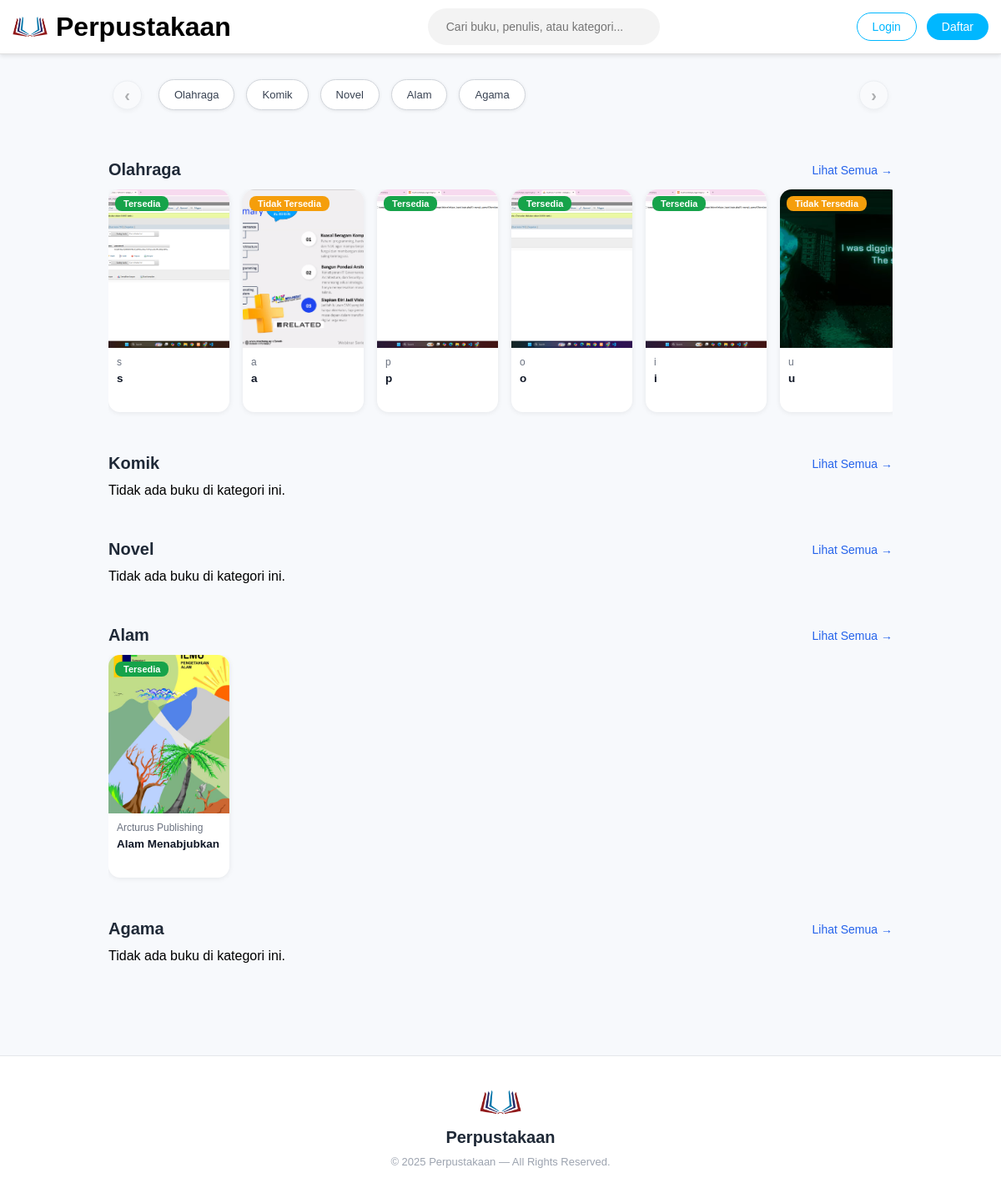
The app's page /public/dashboard_guest.php, older data.
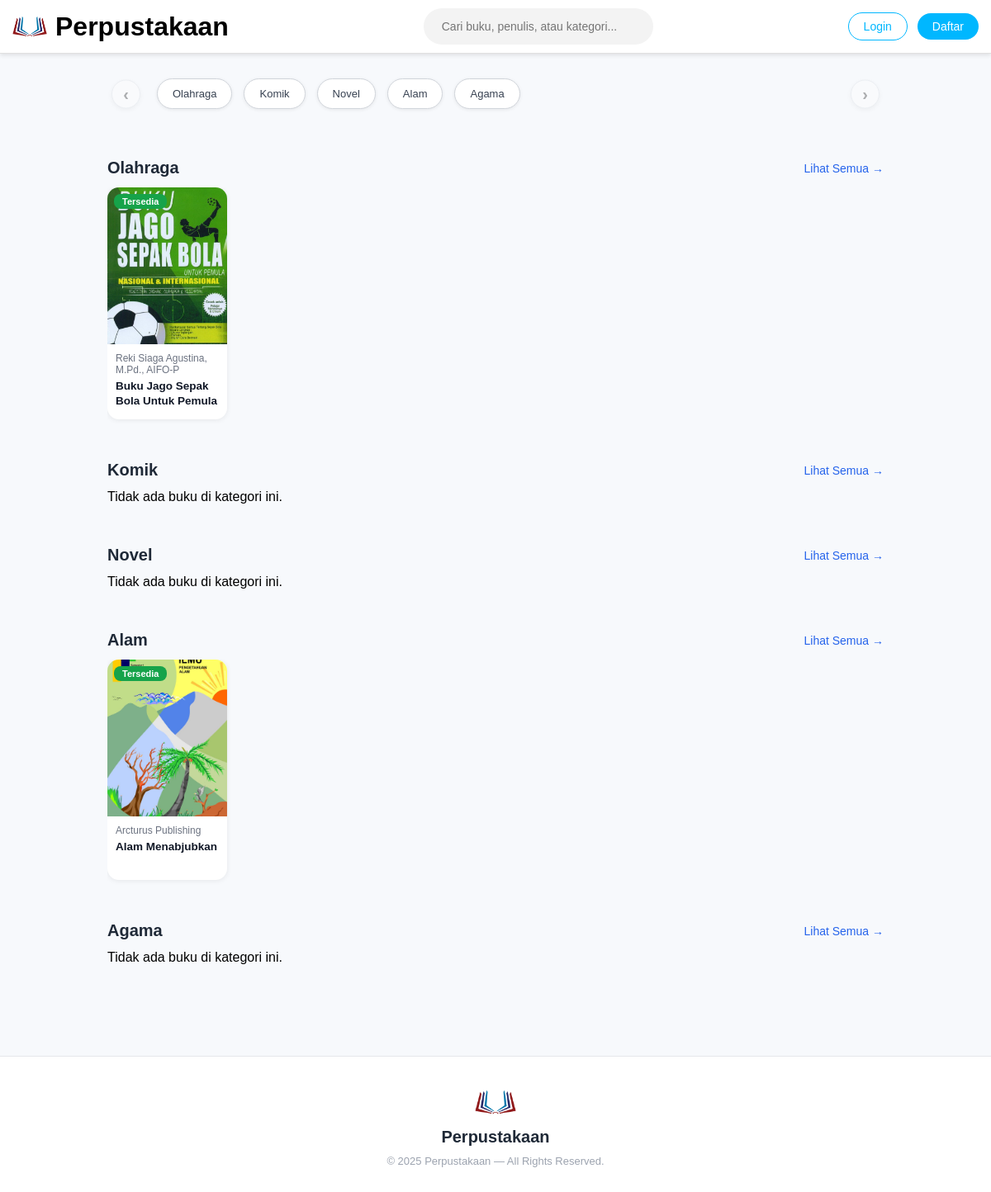
The same page, newer data.
### tables this page shows
CREATE TABLE `categories` (
  `id` int(11) NOT NULL,
  `name` varchar(100) NOT NULL
);

CREATE TABLE `books` (
  `id` int(11) NOT NULL,
  `cover` varchar(255) NOT NULL,
  `title` varchar(255) DEFAULT NULL,
  `author` varchar(100) DEFAULT NULL,
  `publisher` varchar(100) DEFAULT NULL,
  `category` varchar(100) DEFAULT NULL,
  `publish_date` date NOT NULL,
  `description` text DEFAULT NULL,
  `stock` int(11) NOT NULL DEFAULT 1,
  `created_at` timestamp NOT NULL DEFAULT current_timestamp(),
  `category_id` int(11) DEFAULT NULL,
  `status` enum('Tersedia','Dipinjam','Tidak Tersedia') DEFAULT 'Tersedia'
);

### controllers/CategoriesController.php (called while the page is built, shortened)
<?php
require_once __DIR__ . '/../config/database.php';
class CategoriesController {
    public static function getAllCategories() {
        global $conn;
        $query = "SELECT * FROM categories ORDER BY id DESC";
        return $conn->query($query);
        $result = $conn->query("SELECT * FROM categories ORDER BY name ASC");
        return $result->fetch_all(MYSQLI_ASSOC);
    }
}

### controllers/BookController.php (called while the page is built, shortened)
<?php
require_once __DIR__ . '/../config/database.php';
class BookController {
    public static function getBooksByCategory($category_id) {
        global $conn;
        $stmt = $conn->prepare("SELECT * FROM books WHERE category_id = ? ORDER BY id DESC");
        $stmt->bind_param("i", $category_id);
        $stmt->execute();
        return $stmt->get_result()->fetch_all(MYSQLI_ASSOC);
    }
}

### view/guest/dashboard.php (the view, shortened to what this page needs)
<?php
require_once __DIR__ . '/../../config/database.php';
require_once __DIR__ . '/../../controllers/BookController.php';
require_once __DIR__ . '/../../controllers/CategoriesController.php';
$categories = CategoriesController::getAllCategories();
$booksByCategory = [];
foreach ($categories as $category) {
    $booksByCategory[$category['id']] = BookController::getBooksByCategory($category['id']);
}
?>
<!DOCTYPE html>
<html lang="id">
<head>
    <link rel="stylesheet" href="assets/css/guest/guest_dashboard.css">
    <link rel="stylesheet" href="assets/css/global.css">
</head>
<body>
<?php include __DIR__ . '/../templates/guest_header.php'; ?>
<section class="quick-category">
    <div class="category-wrapper">
        <button class="scroll-btn scroll-left hidden" id="scrollLeft">‹</button>
        <div class="category-scroll" id="categoryScroll">
            <?php foreach ($categories as $category): ?>
                <a href="/reca/perpustakaan/public/dashboard_guest.php?page=category_detail&id=<?= $category['id']; ?>"
                   class="category-pill">
                    <?= htmlspecialchars($category['name']); ?>
                </a>
            <?php endforeach; ?>
        </div>
        <button class="scroll-btn scroll-right" id="scrollRight">›</button>
    </div>
</section>
<div class="page-inner">
  <main class="main-content">
    <?php foreach ($categories as $category): ?>
        <section class="category-section">
            <div class="category-header">
                <h3><?= htmlspecialchars($category['name']); ?></h3>
                <a href="/reca/perpustakaan/public/dashboard_guest.php?page=category_detail&id=<?= $category['id']; ?>" class="see-more">
                    Lihat Semua →
                </a>
            </div>
            <div class="book-row">
                <?php
                $books = $booksByCategory[$category['id']];
                if (empty($books)): ?>
                    <p class="no-books">Tidak ada buku di kategori ini.</p>
                <?php else:
                    foreach (array_slice($books, 0, 7) as $book): ?>
                    <a href="/reca/perpustakaan/public/dashboard_guest.php?page=book_detail&id=<?= $book['id']; ?>" class="book-link">
                        <div class="book-card">
                            <div class="book-image">
                                <img src="../uploads/covers/<?= htmlspecialchars($book['cover'] ?: 'no_cover.png'); ?>" alt="Cover Buku">
                                <?php if ($book['status'] === 'Dipinjam'): ?>
                                    <span class="status-badge borrowed">Dipinjam</span>
                                <?php elseif ($book['status'] === 'Tersedia'): ?>
                                    <span class="status-badge available">Tersedia</span>
                                <?php elseif ($book['status'] === 'Tidak Tersedia'): ?>
                                    <span class="status-badge unavailable">Tidak Tersedia</span>
                                <?php endif; ?>
                            </div>
                            <div class="book-info">
                                <p class="book-author"><?= htmlspecialchars($book['author']); ?></p>
                                <h4 class="book-title"><?= htmlspecialchars($book['title']); ?></h4>
                            </div>
                        </div>
                    </a>
                <?php endforeach; endif; ?>
            </div>
        </section>
    <?php endforeach; ?>
</main>
</div>
<footer class="footer">
    <div class="footer-content">
        <div class="footer-logo">
            <img src="/reca/perpustakaan/uploads/logo/logo.jpg" alt="Logo">
            <h2>Perpustakaan</h2>
        </div>
        <p class="footer-copy">
            © <?= date("Y"); ?> Perpustakaan — All Rights Reserved.
        </p>
    </div>
</footer>
</body>
</html>

Row changes from the older to the newer data that the page shows:
removed books: cover (picture), status "Tersedia", author "s", title "s", shown under categories "Olahraga"
removed books: cover (picture), status "Tidak Tersedia", author "a", title "a", shown under categories "Olahraga"
removed books: cover (picture), status "Tersedia", author "p", title "p", shown under categories "Olahraga"
removed books: cover (picture), status "Tersedia", author "o", title "o", shown under categories "Olahraga"
removed books: cover (picture), status "Tersedia", author "i", title "i", shown under categories "Olahraga"
removed books: cover (picture), status "Tidak Tersedia", author "u", title "u", shown under categories "Olahraga"
changed categories "Olahraga": gains books (cover (picture), status "Tersedia", author "Reki Siaga Agustina, M.Pd., AIFO-P", title "Buku Jago Sepak Bola Untuk Pemula")
